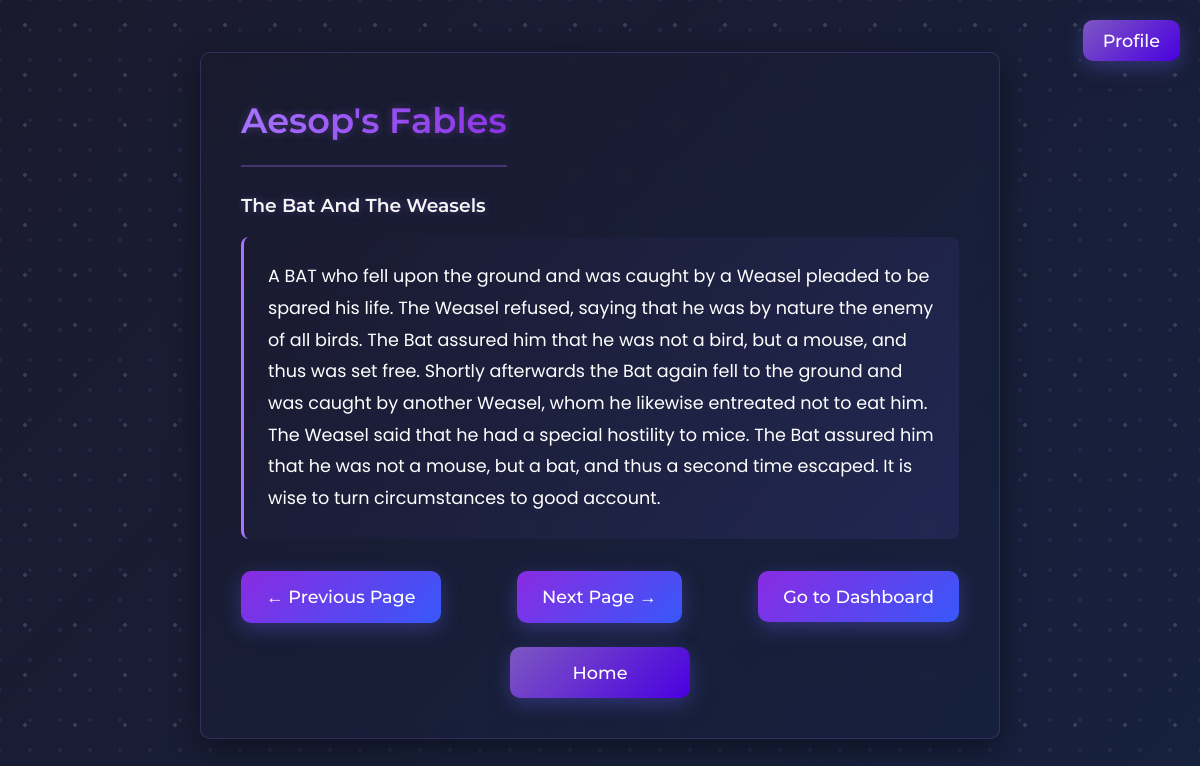
Page /read/2 on the committed database.
### app.py (models this page shows)
class Book(db.Model):
    id = db.Column(db.Integer, primary_key=True)
    title = db.Column(db.String(100), nullable=False)
    chapter_title = db.Column(db.String(200))
    content = db.Column(db.Text, nullable=False)
    author = db.Column(db.String(100), default="Unknown")
    translator = db.Column(db.String(100), default="")

### app.py (the view, shortened to what this page needs)
@app.route('/read/<int:page_no>')
def read(page_no):
    page = Book.query.get_or_404(page_no)
    username = session.get('username', 'guest')
    user = User.query.filter_by(username=username).first()
    next_page = Book.query.filter_by(title=page.title, id=page_no + 1).first()
    previous_page = Book.query.filter_by(title=page.title, id=page_no - 1).first()
    return render_template('read.html', page=page,
                           next_page=next_page.id if next_page else None,
                           previous_page=previous_page.id if previous_page else None)

### templates/read.html (shortened to what this page needs)
<!DOCTYPE html>
<html lang="en">
<head>
    <link rel="stylesheet" href="{{ url_for('static', filename='css/main.css') }}">
</head>
<body>
    <a href="{{ url_for('settings') }}" class="profile-btn"><button type="button">Profile</button></a>
    <div class="page-box glass-box">
        <h2 class="page-title">{{ page.title }}</h2>
        {% if page.chapter_title %}
            <h3 class="chapter-title">{{ page.chapter_title }}</h3>
        {% endif %}
        <div class="page-content">{{ page.content }}</div>
        <div class="reading-buttons">
            {% if previous_page %}
                <a href="{{ url_for('read', page_no=previous_page) }}"><button type="button">← Previous Page</button></a>
            {% else %}
                <a><button type="button" disabled>← Previous Page</button></a>
            {% endif %}
            {% if next_page %}
                <a href="{{ url_for('read', page_no=next_page) }}"><button type="button">Next Page →</button></a>
            {% else %}
                <p class="finished-text">🎉 You've finished reading!</p>
            {% endif %}
            <a href="{{ url_for('dashboard', title=page.title) }}"><button type="button">Go to Dashboard</button></a>
        </div>
        <div class="secondary-buttons">
            <a href="{{ url_for('select_book') }}"><button type="button">Home</button></a>
        </div>
    </div>
</body>
</html>

### static/css/main.css (style rules this page uses)
:root { --primary-color: #1a1a2e; --secondary-color: #16213e; --accent-color: #a674ff; --text-color: #f5f5f5; --text-secondary: #d4bfff; --success-color: #28a745; --danger-color: #dc3545; --warning-color: #fd7e14; --dark-color: #6c757d; --border-radius: 10px; --box-shadow: 0 8px 32px rgba(0, 0, 0, 0.3); }
* { margin: 0; padding: 0; box-sizing: border-box; }
body { font-family: 'Poppins', sans-serif; background: linear-gradient(135deg, var(--primary-color), var(--secondary-color)) fixed; color: var(--text-color); min-height: 100vh; line-height: 1.6; padding: 20px; }
body::before { content: ''; position: fixed; top: 0; left: 0; width: 100%; height: 100%; background-image: radial-gradient(rgba(255, 255, 255, 0.15) 2px, transparent 2px), radial-gradient(rgba(166, 116, 255, 0.1) 2px, transparent 2px); background-size: 50px 50px, 30px 30px; background-position: 0 0, 15px 15px; z-index: -1; animation: dotMove 80s linear infinite; }
h1, h2, h3, h4, h5 { font-family: 'Montserrat', sans-serif; margin-bottom: 1rem; font-weight: 600; color: var(--text-color); text-shadow: 0 0 10px rgba(166, 116, 255, 0.3); }
h2 { font-size: 1.8rem; padding-bottom: 0.8rem; border-bottom: 2px solid var(--accent-color); display: inline-block; }
a { color: var(--accent-color); text-decoration: none; transition: all 0.3s ease; }
.glass-box { background: rgba(26, 26, 46, 0.8); backdrop-filter: blur(10px); border-radius: var(--border-radius); box-shadow: var(--box-shadow); border: 1px solid rgba(255, 255, 255, 0.1); animation: fadeIn 0.6s ease-out; transition: transform 0.4s ease; }
.page-box { max-width: 800px; width: 90%; margin: 2rem auto; padding: 2.5rem; position: relative; background: linear-gradient(135deg, rgba(26, 26, 46, 0.7), rgba(22, 33, 62, 0.7)); border: 1px solid rgba(166, 116, 255, 0.2); box-shadow: 0 10px 30px rgba(0, 0, 0, 0.4); }
button, .btn { background: linear-gradient(135deg, #8a2be2, #3758f9); color: white; padding: 15px 25px; border: none; border-radius: var(--border-radius); cursor: pointer; font-size: 1.1rem; font-weight: 500; transition: all 0.3s ease; position: relative; overflow: hidden; box-shadow: 0 6px 20px rgba(89, 86, 213, 0.4); font-family: 'Montserrat', sans-serif; }
.action-buttons, .buttons, .reading-buttons { display: flex; gap: 1rem; margin-top: 2rem; flex-wrap: wrap; justify-content: center; }
.action-buttons button, .buttons button, .reading-buttons button { width: 100%; }
.page-title { font-size: 2.2rem; text-align: center; margin-bottom: 1.5rem; padding-bottom: 1rem; border-bottom: 2px solid rgba(166, 116, 255, 0.3); background: linear-gradient(90deg, #a674ff, #8a2be2); -webkit-background-clip: text; -webkit-text-fill-color: transparent; background-clip: text; color: transparent; }
.page-content { font-size: 1.1rem; line-height: 1.8; padding: 1.5rem; border-radius: 8px; margin-bottom: 2rem; border-left: 3px solid var(--accent-color); background: linear-gradient(125deg, rgba(26, 26, 46, 0.5), rgba(89, 86, 213, 0.15), rgba(26, 26, 46, 0.5)); background-size: 200% 200%; animation: slowGradient 20s ease infinite; color: white; }
.reading-buttons { display: flex; justify-content: space-between; gap: 15px; margin: 2rem 0 1rem; }
.reading-buttons button { position: relative; overflow: hidden; transition: all 0.3s ease; }
.reading-buttons button:before { content: ''; position: absolute; top: 0; left: 0; width: 100%; height: 100%; background: linear-gradient(90deg, transparent, rgba(255, 255, 255, 0.2), transparent); transform: translateX(-100%); }
.profile-btn { position: absolute; top: 20px; right: 20px; width: auto; z-index: 100; }
.profile-btn button { background: linear-gradient(135deg, #7e57c2, #4a00e0); padding: 10px 20px; width: auto; }
.secondary-buttons { display: flex; justify-content: center; margin-top: 1.5rem; width: 100%; text-align: center; }
.secondary-buttons a { width: auto; margin: 0 auto; }
.secondary-buttons button { min-width: 180px; background: linear-gradient(135deg, #7e57c2, #4a00e0); }

### rows in the picture
Book: chapter_title "The Bat And The Weasels", content "A BAT who fell upon the ground and was caught by a Weasel pleaded to be spared his life. The Weasel refused, saying that he was by nature the enemy of all birds. The Bat assured him that he was not a bird, but a mouse, and thus was set free. Shortly afterwards the Bat again fell to the ground and was caught by another Weasel, whom he likewise entreated not to eat him. The Weasel said that he had a special hostility to mice. The Bat assured him that he was not a mouse, but a bat, and thus a second time escaped. It is wise to turn circumstances to good account."
